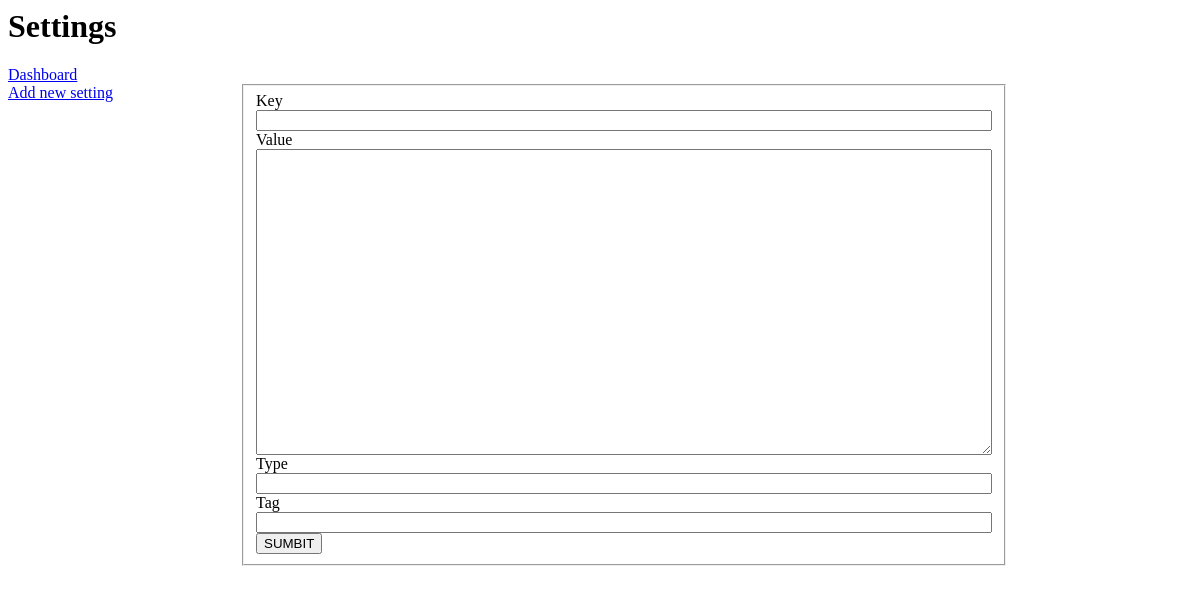
Before: /hahncoded/admin/settings.php (signed in) with the older database file.
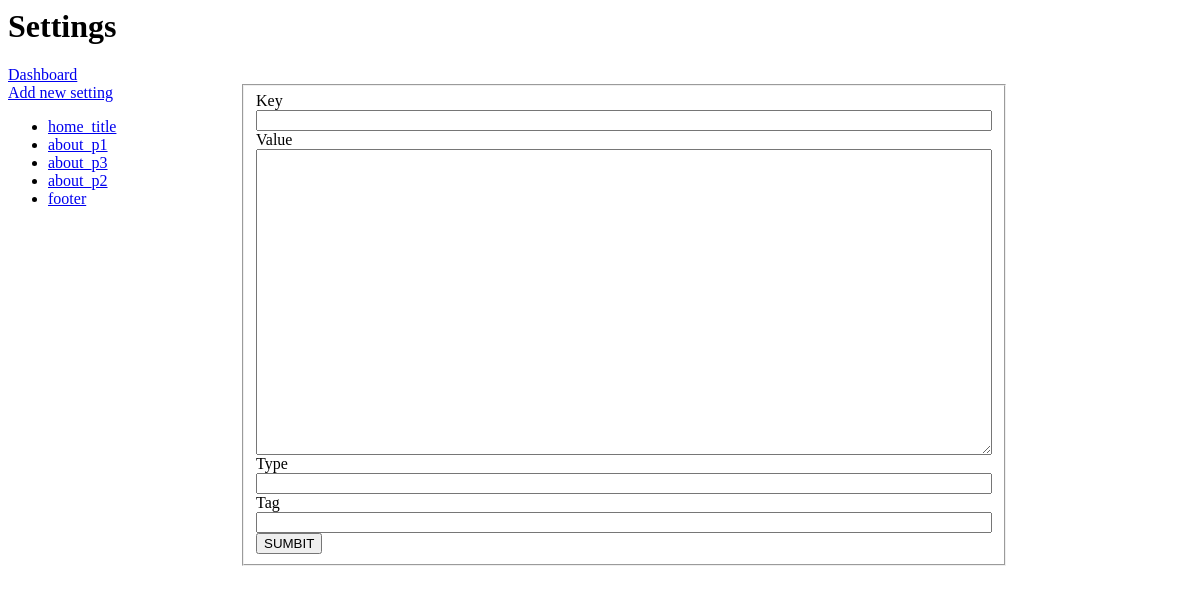
After: the same page with the newer database file.
### tables this page shows
CREATE TABLE settings (
    id INTEGER PRIMARY KEY AUTOINCREMENT,
    key TEXT UNIQUE NOT NULL,
    value TEXT NOT NULL,
    type TEXT DEFAULT 'text',
    tag TEXT DEFAULT 'general'
);

### hahncoded/admin/settings.php (the view, shortened to what this page needs)
<?php
require "../../website_data/database.php";
$selected_setting = null;
$settings = $database->query("SELECT id, key FROM settings ORDER BY id ASC");
?>
<html>
    <head>
        <link rel="stylesheet" type="text/css" href="/css/admin.css">
    </head>
    <h1>Settings</h1>
    <a href="index.php">Dashboard</a>
    <div class="main-container">
        <div class="side-panel">
            <a href="?action=new">Add new setting</a>
            <ul>
                <?php while($s = $settings->fetch(PDO::FETCH_ASSOC)): ?>
                <li>
                    <a href="?id=<?=$s["id"]?>">
                        <?=htmlspecialchars($s["key"])?>
                    </a>
                </li>
                <?php endwhile ?>
            </ul>
        </div>
        <div class="center-panel">
            <form method="POST">
                <fieldset>
                    <label>Key</label>
                    <input name="key" value="<?=htmlspecialchars($selected_setting["key"])?>">
                    <label>Value</label>
                    <textarea name="value" rows="20"><?=htmlspecialchars($selected_setting["value"])?></textarea>
                    <label>Type</label>
                    <input name="type" value="<?=htmlspecialchars($selected_setting["type"])?>">
                    <label>Tag</label>
                    <input name="tag" value="<?=htmlspecialchars($selected_setting["tag"])?>">
                    <button type="submit">SUMBIT</button>
                </fieldset>
            </form>
        </div>
    </div>
</html>

### hahncoded/css/admin.css (style rules this page uses)
.main-container { display: flex; gap: 2rem; max-width: 1000px; }
.side-panel { min-width: 200px; }
.center-panel { flex: 1; }
input, textarea { width: 100%; }

Changed rows visible on the page:
added settings: key "home_title"
added settings: key "about_p1"
added settings: key "about_p3"
added settings: key "about_p2"
added settings: key "footer"
